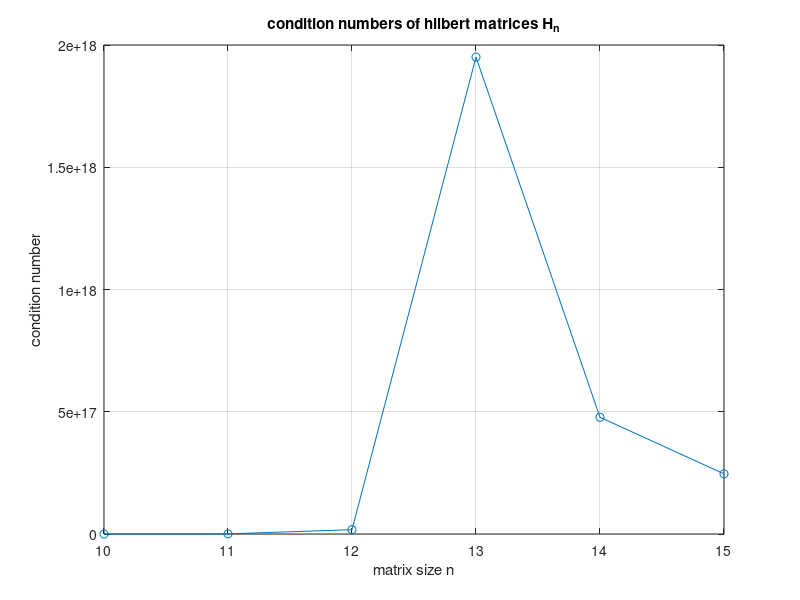

The MATLAB source for this figure:
% create an array to store conditioning numbers
cond_numbers = zeros(6, 1); % for n=10 to 15 (6 values)

% loop through each matrix size
for n = 10:15
    % generate hilbert matrix of size n x n
    H = hilb(n); % built-in matlab function for hilbert matrix

    % calculate condition number (using 2-norm)
    cond_numbers(n-9) = cond(H);

    % display results for each n
    fprintf('n = %d, condition number = %e\n', n, cond_numbers(n-9));
end

% plot the condition numbers
figure;
plot(10:15, cond_numbers, '-o');
xlabel('matrix size n');
ylabel('condition number');
title('condition numbers of hilbert matrices H_n');
grid on;

% optional: display in table format
fprintf('\nsummary table:\n');
fprintf('n\tcondition number\n');
fprintf('-----------------------\n');
for i = 1:6
    fprintf('%d\t%e\n', i+9, cond_numbers(i));
end

% 13 4.78
% 14 2,55
% 15 2,49
